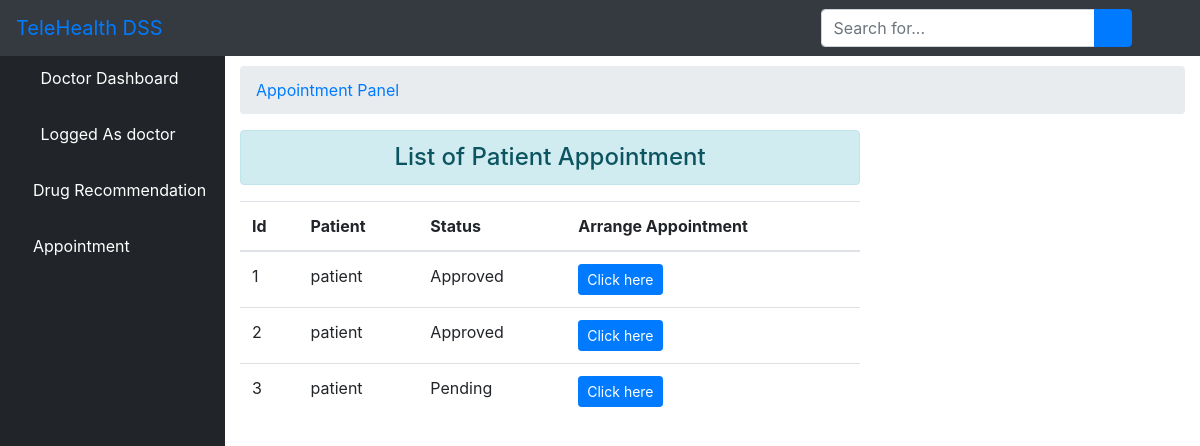
The page /meet/ (signed in) on the database its author committed.
### core/models.py (models this page shows, shortened)
class User(AbstractUser):
    is_patient = models.BooleanField(default=False)
    is_doctor = models.BooleanField(default=False)
    phonenumber = models.CharField(max_length=200,null=True)

class Ment(models.Model):
    approved = models.BooleanField(default=False)
    time = models.CharField(max_length=200, null=True)
    patient = models.ForeignKey(User, related_name="pat", on_delete= models.CASCADE)
    doctor = models.ForeignKey(User, related_name="dor", on_delete= models.CASCADE, null=True)
    ment_day = models.DateTimeField(null=True)
    medical = models.ForeignKey(Medical, related_name="medical", on_delete= models.CASCADE, null=True)
    created_on = models.DateTimeField(auto_now_add=True)

### core/views.py (the view)
# urls.py: path('meet/', views.doctor_ment, name='meet_list'),
@login_required
def doctor_ment(request):
    user_id = request.user.id
    appointment = Ment.objects.all()
    context = {'ment':appointment, 'status':'1'}
    return render(request, 'doctor/ment.html', context)

### core/templates/doctor/ment.html (shortened to what this page needs)
{% extends 'doctor/base.html' %}
{% block body %}
 <div id="content-wrapper">
        <div class="container-fluid">
            <ol class="breadcrumb">
                <li class="breadcrumb-item">
                    <a href="">Appointment Panel</a>
                </li>
            </ol>
            <div class="row">
            <div class="col-sm-8">
                <h4 class="text-center alert alert-info">List of Patient Appointment</h4>
                <table class="table table-hover">
                    <thead>
                        <tr>
                            <th scope="col">Id</th>
                            <th scope="col">Patient</th>
                            <th scope="col">Status</th>
                            <th scope="col">Arrange Appointment</th>
                        </tr>
                    </thead>
                    <tbody id="mytable">
                        {% for d in ment %}
                        <tr>
                            <td>{{ d.id }}</td>
                            <td>{{ d.patient.username }}</td>
                            <td> {% if d.approved == True %}
                                Approved
                                {% else %}
                                Pending
                            {% endif %}</td>
                            <td><input class="btn btn-primary btn-sm btn_plan" type="button" data-sid="{{d.id}}" value="Click here" data-toggle="modal" data-target="#form"></td>
                        </tr>
                        {% endfor %}
                    </tbody>
                </table>
            </div>
            </div>
        </div>
        </div>
{% endblock %}

### core/templates/doctor/base.html (shortened to what this page needs)
{% load static %}
<!DOCTYPE html>
<html>
<head>
    <link rel="stylesheet" href="{% static 'core/css/bootstrap/four/bootstrap.css' %}">
    <link href="{% static 'core/css/sb-admin.css' %}" rel="stylesheet">
    <link href="{% static 'core/css/fontawesome-free/css/all.min.css' %}" rel="stylesheet" type="text/css">
</head>
<body id="page-top">
<nav class="navbar navbar-expand navbar-dark bg-dark fixed-top">
    <a class="navbar-brand mr-1 text-primary" href="">TeleHealth DSS</a>
    <button class="btn btn-link btn-sm text-white order-1 order-sm-0" id="sidebarToggle" href="#">
        <i class="fas fa-bars"></i>
    </button>
    <form class="d-none d-md-inline-block form-inline ml-auto mr-0 mr-md-3 my-2 my-md-0">
        <div class="input-group">
            <input type="text" class="form-control" placeholder="Search for..." aria-label="Search" aria-describedby="basic-addon2">
            <div class="input-group-append">
                <button class="btn btn-primary" type="button">
                    <i class="fas fa-search"></i>
                </button>
            </div>
        </div>
    </form>
    <ul class="navbar-nav ml-auto ml-md-0">
        <li class="nav-item dropdown no-arrow">
            <a class="nav-link dropdown-toggle" href="#" id="userDropdown" role="button" data-toggle="dropdown" aria-haspopup="true" aria-expanded="false">
                <i class="fas fa-user-circle fa-fw text-primary"></i>
            </a>
        </li>
    </ul>
</nav>
<div id="wrapper" style="padding-top: 50px">
<ul class="sidebar navbar-nav">
    <li class="nav-item active">
        <a class="nav-link" href="{% url 'doctor' %}">
            <i class="fas fa-fw fa-tachometer-alt"></i>
            <span>Doctor Dashboard</span>
        </a>
    </li>
    <li class="nav-item active">
        <a class="nav-link" href="">
            <i class="fas fa-user-circle fa-fw text-primary"></i>
            <span>Logged As {{ user.username }}</span>
        </a>
    </li>
    <li class="nav-item">
        <a class="nav-link" href="{% url 'commend' %}">
            <i class="fas fa-medkit text-primary"></i>
            <span style="color: white">Drug Recommendation</span>
        </a>
    </li>
    <li class="nav-item">
        <a class="nav-link" href="{% url 'meet_list' %}">
            <i class="fas fa-calendar text-primary"></i>
            <span style="color: white">Appointment</span>
        </a>
    </li>
</ul>
    {% block body %}{% endblock %}
</div>

### rows shown on the page
User: username "doctor"
Ment: id "1", patient.username "patient", approved "Approved"
Ment: id "2", patient.username "patient", approved "Approved"
Ment: id "3", patient.username "patient", approved "Pending"
